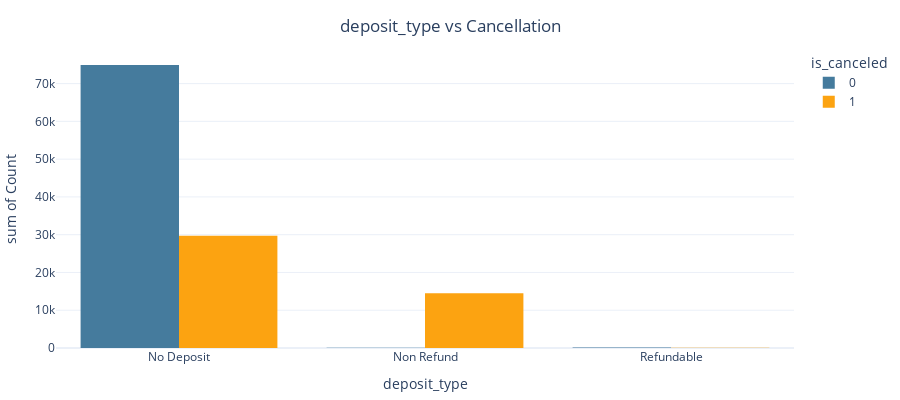

Source (notebook cell):
### Code cell
plot_feature_vs_target(df_hotel, 'deposit_type')

### Figure 1 — Plotly figure (JSON) as saved in the notebook; plotly's stock layout.template omitted (floating-point values rounded to 4 significant figures)
{"data": [{"alignmentgroup": "True", "bingroup": "x", "histfunc": "sum", "hovertemplate": "is_canceled=0<br>deposit_type=%{x}<br>sum of Count=%{y}<extra></extra>", "legendgroup": "0", "marker": {"color": "#457b9d", "pattern": {"shape": ""}}, "name": "0", "offsetgroup": "0", "orientation": "v", "showlegend": true, "type": "histogram", "x": ["No Deposit", "Non Refund", "Refundable"], "xaxis": "x", "y": [74947, 93, 126], "yaxis": "y"}, {"alignmentgroup": "True", "bingroup": "x", "histfunc": "sum", "hovertemplate": "is_canceled=1<br>deposit_type=%{x}<br>sum of Count=%{y}<extra></extra>", "legendgroup": "1", "marker": {"color": "#fca311", "pattern": {"shape": ""}}, "name": "1", "offsetgroup": "1", "orientation": "v", "showlegend": true, "type": "histogram", "x": ["No Deposit", "Non Refund", "Refundable"], "xaxis": "x", "y": [29694, 14494, 36], "yaxis": "y"}], "layout": {"barmode": "group", "height": 400, "legend": {"title": {"text": "is_canceled"}, "tracegroupgap": 0}, "margin": {"b": 10, "l": 25, "r": 10, "t": 50}, "showlegend": true, "title": {"text": "deposit_type vs Cancellation", "x": 0.5, "xanchor": "center", "y": 0.95, "yanchor": "top"}, "width": 900, "xaxis": {"anchor": "y", "domain": [0.0, 1.0], "title": {"text": "deposit_type"}}, "yaxis": {"anchor": "x", "domain": [0.0, 1.0], "title": {"text": "sum of Count"}}}}
